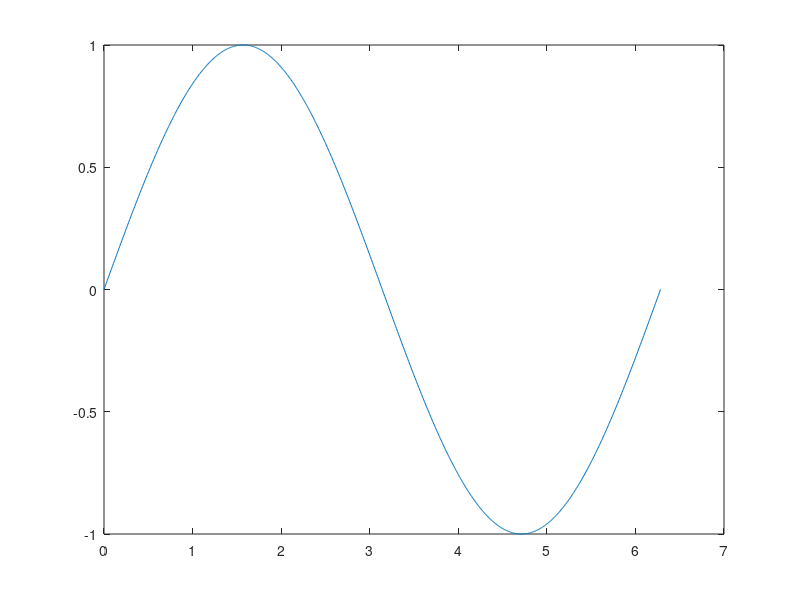

Write the MATLAB code that produced this figure. (Note: this script raises an error after producing the figure.)
%% Using scaleBar

clear;
clc;
close all;
cd('/Users/duncan/Documents/GitHub/scaleBar');

%% Add scale bar without any args

figure();
x = linspace(0, 2*pi, 1e3);
y = sin(x);
plot(x, y);
scaleBar(); 
darkBackground();
auto_save('ex1a'); 

%% Define value precision 

figure();
x = linspace(0, 2*pi, 1e3);
y = sin(x);
plot(x, y);
scaleBar('numDecimals', 3); 
darkBackground();
auto_save('ex2a'); 

%% Just x bar 
figure();
x = linspace(0, 2*pi, 1e3);
y = sin(x);
plot(x, y);
scaleBar('xBarOnly', true); 
darkBackground();
auto_save('ex3a'); 

%% Just y bar 
figure();
x = linspace(0, 2*pi, 1e3);
y = sin(x);
plot(x, y);
scaleBar('yBarOnly', true); 
darkBackground();
auto_save('ex4a'); 

%% Move to new location 
figure();
x = linspace(0, 2*pi, 1e3);
y = sin(x);
plot(x, y);
scaleBar('barOrigin', [1 -0.2]); 
darkBackground();
auto_save('ex5a'); 

%% Different figure
x = linspace(0, 2*pi, 1e3);
y = cos(x);

figure();
plot(x, y);
scaleBar(); 
darkBackground();
auto_save('ex1b'); 

figure();
plot(x, y);
scaleBar('xBarOnly', true); 
darkBackground();
auto_save('ex3b'); 

figure();
plot(x, y);
scaleBar('yBarOnly', true); 
darkBackground();
auto_save('ex4b'); 

figure();
plot(x, y);
scaleBar('barOrigin', [pi -0.2]); 
darkBackground();
auto_save('ex5b'); 

%% Different magnitude 
x = linspace(0, 2*pi, 1e3);
y = cos(x)*5;

figure();
plot(x, y);
scaleBar(); 
darkBackground();
auto_save('ex1c'); 

figure();
plot(x, y);
scaleBar('xBarOnly', true); 
darkBackground();
auto_save('ex3c'); 

figure();
plot(x, y);
scaleBar('yBarOnly', true); 
darkBackground();
auto_save('ex4c'); 

figure();
plot(x, y);
scaleBar('barOrigin', [pi -0.2]); 
darkBackground();
auto_save('ex5c'); 

%% Change orientaiton 

figure();
plot(x, y);
scaleBar('orientation', 'southwest'); 
darkBackground();
auto_save('southwest'); 

figure();
plot(x, y);
scaleBar('orientation', 'southeast'); 
darkBackground();
auto_save('southeast'); 

figure();
plot(x, y);
scaleBar('orientation', 'northeast');
darkBackground();
auto_save('northeast');

figure();
plot(x, y);
scaleBar('orientation', 'northwest'); 
darkBackground();
auto_save('northwest'); 
